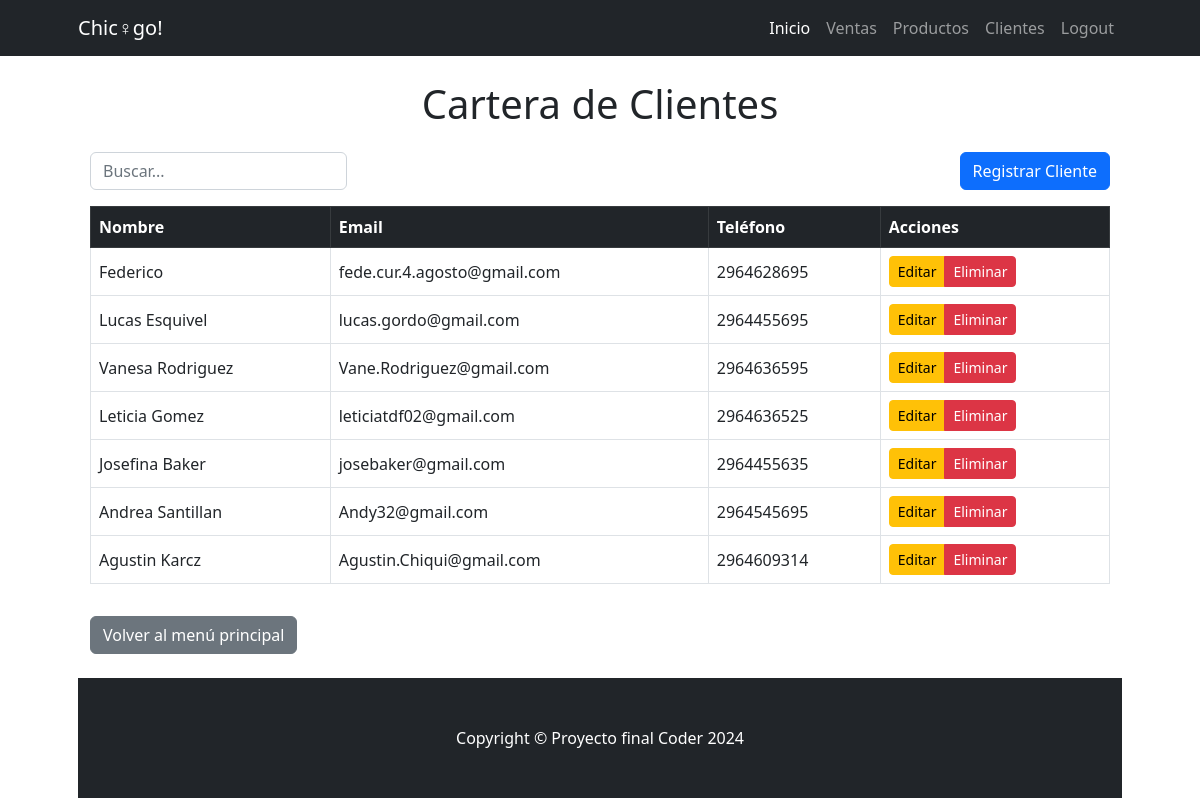
The app's page /Clientes/list (signed in) with its own data.
### Chicago/models.py (models this page shows, shortened)
class Cliente(models.Model):
    nombre = models.CharField(max_length=200)
    email = models.EmailField(unique=True)
    telefono = models.CharField(max_length=15, blank=True)

### Chicago/Views_Models/Clientes.py (the view)
# urls.py: path("Clientes/list", Clientes.Clientes_list, name="Clientes_list"),
def Clientes_list(request: HttpRequest) -> HttpResponse:
    busqueda = request.GET.get("busqueda")
    if busqueda:
        query = Cliente.objects.filter(nombre__icontains=busqueda)
    else:
         query = Cliente.objects.all()
    return render(request, 'Chicago/Clientes_list.html', {'object_list': query})

### Chicago/Templates/Chicago/Clientes_list.html
{% extends 'Chicago/base.html' %}
{% block contenido %}
<div class="container py-4">
    <h1 class="text-center mb-4">Cartera de Clientes</h1>
    <div class="d-flex justify-content-between mb-3">
        <form action="" method="get" class="d-flex">
            <input type="text" name="busqueda" placeholder="Buscar..." class="form-control me-2" />
        </form>
        <a href="{% url 'Chicago:Clientes_create' %}" class="btn btn-primary">Registrar Cliente</a>
    </div>
    <div class="table-responsive">
        <table class="table table-bordered table-hover align-middle">
            <thead class="table-dark">
                <tr>
                    <th>Nombre</th>
                    <th>Email</th>
                    <th>Teléfono</th>
                    <th>Acciones</th>
                </tr>
            </thead>
            <tbody>
                {% for cliente in object_list %}
                    <tr>
                        <td>{{ cliente.nombre }}</td>
                        <td>{{ cliente.email }}</td>
                        <td>{{ cliente.telefono }}</td>
                        <td>
                            <div class="btn-group" role="group">
                                <a href="{% url 'Chicago:Clientes_update' cliente.id %}" class="btn btn-warning btn-sm">Editar</a>
                                <a href="{% url 'Chicago:Clientes_delete' cliente.id %}" class="btn btn-danger btn-sm">Eliminar</a>
                            </div>
                        </td>
                    </tr>
                {% empty %}
                <tr>
                    <td colspan="4" class="text-center">No hay datos disponibles.</td>
                </tr>
                {% endfor %}
            </tbody>
        </table>
    </div>
    <div class="d-flex justify-content-start mt-3">
        <a href="{% url 'Chicago:index' %}" class="btn btn-secondary">Volver al menú principal</a>
    </div>
</div>
{% endblock contenido %}

### records on screen
Cliente: nombre "Federico", email "fede.cur.4.agosto@gmail.com", telefono "2964628695"
Cliente: nombre "Lucas Esquivel", email "lucas.gordo@gmail.com", telefono "2964455695"
Cliente: nombre "Vanesa Rodriguez", email "Vane.Rodriguez@gmail.com", telefono "2964636595"
Cliente: nombre "Leticia Gomez", email "leticiatdf02@gmail.com", telefono "2964636525"
Cliente: nombre "Josefina Baker", email "josebaker@gmail.com", telefono "2964455635"
Cliente: nombre "Andrea Santillan", email "Andy32@gmail.com", telefono "2964545695"
Cliente: nombre "Agustin Karcz", email "Agustin.Chiqui@gmail.com", telefono "2964609314"
